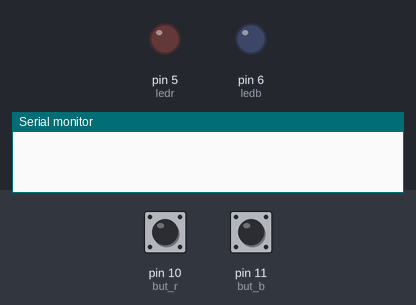
The sketch below on a simulated Arduino Uno, built with avr-gcc and run on an emulated ATmega328P. Parts: output pins drawn as LEDs (lit = HIGH), the last lines printed to the serial monitor. The inputs (shaded band) are chosen by the test bench; at power-on: pin 10 (but_r) HIGH, pin 11 (but_b) HIGH.

Above: at 1.2 s.
1.3 s: pin 10 (but_r) pulled LOW for 0.15 s
At 1.42 s:
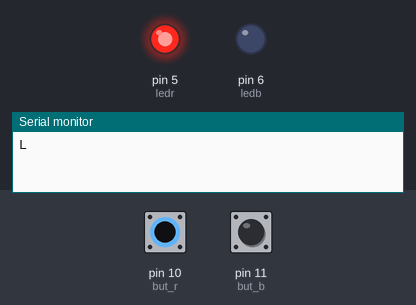
2.9 s: pin 11 (but_b) pulled LOW for 0.15 s
At 3.02 s:
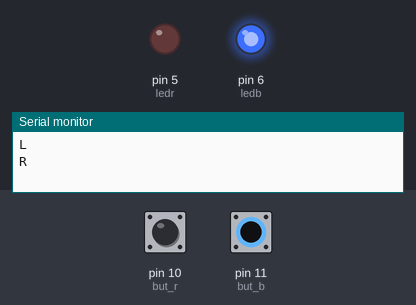
4.5 s: pin 11 (but_b) pulled LOW for 3.2 s
At 8.9 s:
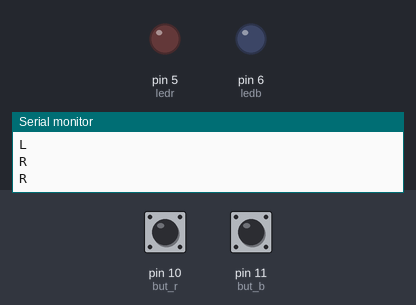
9.2 s: pin 10 (but_r) pulled LOW for 3.2 s
At 10.2 s:
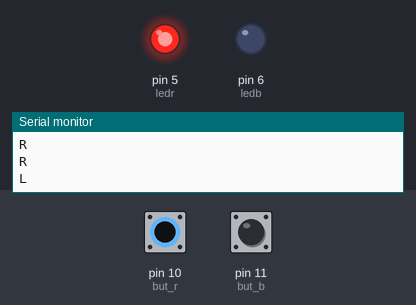
13.9 s: pin 10 (but_r) driven LOW and pin 11 (but_b) driven LOW
At 15.0 s:
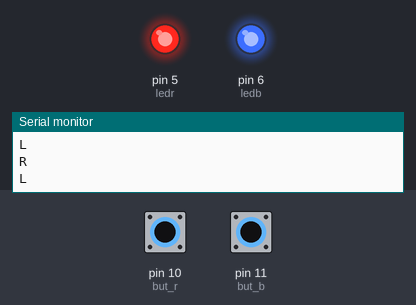
Timing chart, 0 to 16.4 s (numbered marks = the images above; inputs shaded):
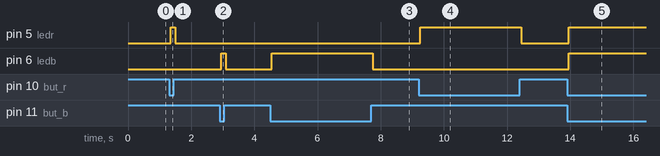

The sketch:

2312_21.ino
```cpp
#include <Bounce2.h>

Bounce debounce_r = Bounce();
Bounce debounce_b = Bounce();

int but_r = 10;
int but_b = 11;
int ledr = 5;
int ledb = 6;

void setup() {
  Serial.begin(9600);
  pinMode(ledr, OUTPUT);
  pinMode(ledb, OUTPUT);
  //pinMode(but_r, INPUT_PULLUP);
  //pinMode(but_b, INPUT_PULLUP);
  debounce_b.attach(but_b, INPUT_PULLUP);
  debounce_r.attach(but_r, INPUT_PULLUP);
  debounce_b.interval(50);
  debounce_r.interval(50);
}

void loop() {
  debounce_b.update();
  debounce_r.update();
  if (debounce_b.fell())
  {
    Serial.println("R");
    digitalWrite(ledb, HIGH);
  }
  if (debounce_b.rose())
  {
    digitalWrite(ledb, LOW);
  }
  if (debounce_r.fell())
  {
    Serial.println("L");
    digitalWrite(ledr, HIGH);
  }
  if (debounce_r.rose())
  {
    digitalWrite(ledr, LOW);
  }

}
```

Measured:
- after the input at 1.3 s, pin 5 (ledr): LOW → HIGH after 0.05 s, → LOW 0.15 s later
- after the input at 2.9 s, pin 6 (ledb): LOW → HIGH after 0.05 s, → LOW 0.15 s later
- after the input at 4.5 s, pin 6 (ledb): LOW → HIGH after 0.05 s, → LOW 3.2 s later
- after the input at 9.2 s, pin 5 (ledr): LOW → HIGH after 0.05 s, → LOW 3.2 s later
- after the input at 13.9 s, pin 5 (ledr), pin 6 (ledb): LOW → HIGH after 0.05 s
